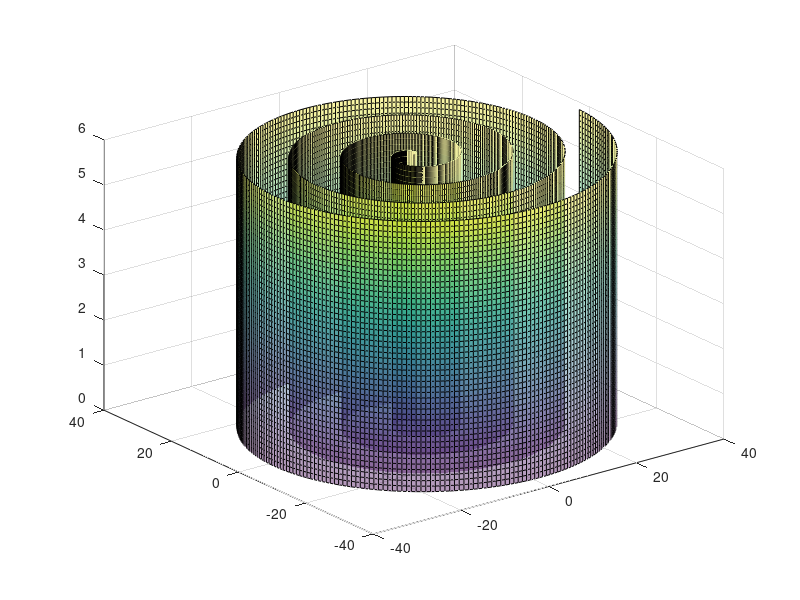

This chart was generated by the following MATLAB code: (Note: this script raises an error after producing the figure.)
 theta = linspace(0,8*pi,1000);%fase 
 v = linspace(0,6,50);  %frecuencia
 k=1.5;
 [theta,v] = meshgrid(theta,v);
 r = k*theta;
 x = r.*cos(theta);
 y = r.*sin(theta);
 z=v;

 %Plotting
 s = surf(x,y,z,'FaceAlpha',0.4);
 s.EdgeColor = 'none';
 %colormap(spring);
 colormap(winter);


